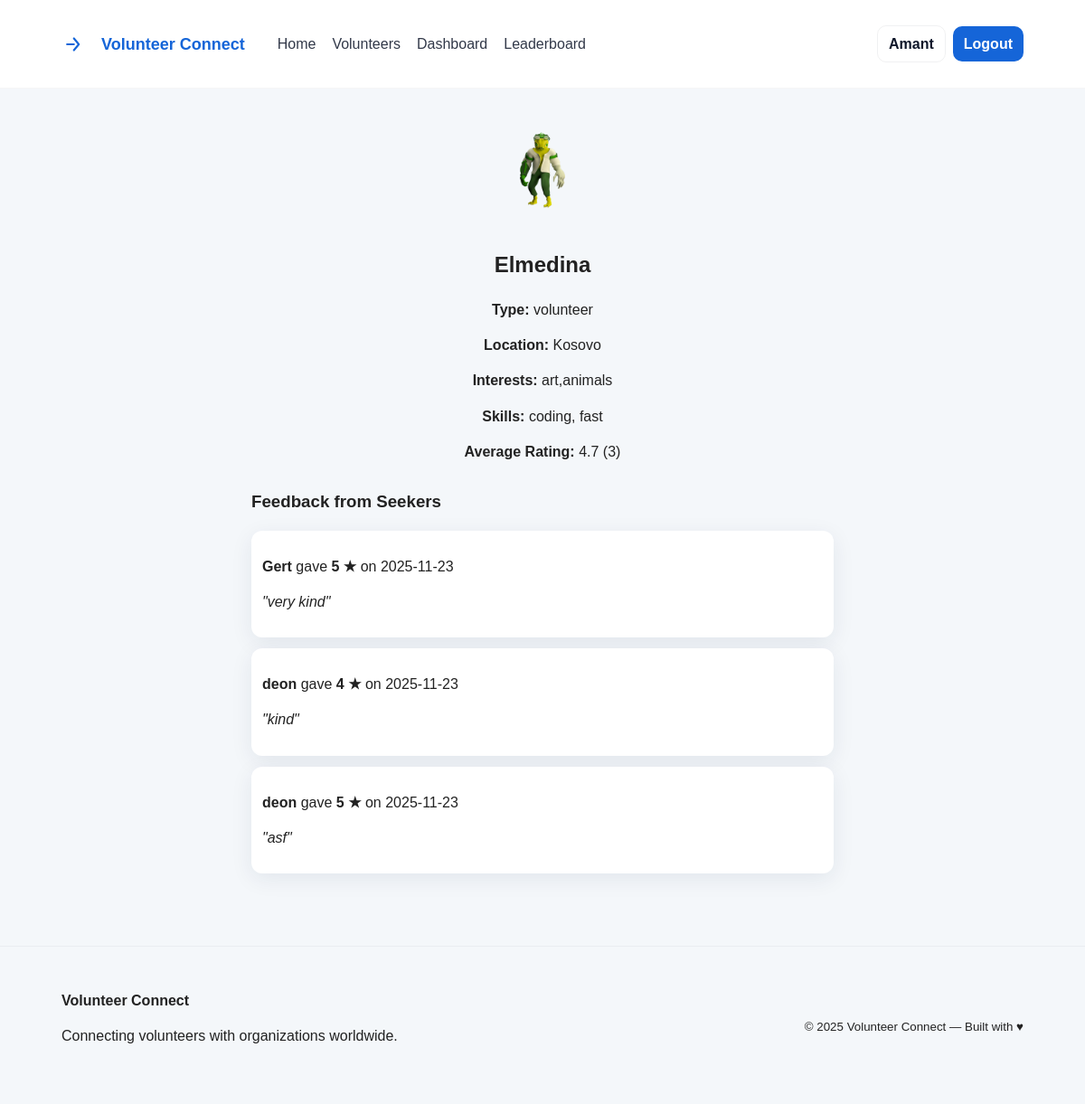
Page /public/profile_view.php?id=6 (signed in) on the committed database.
### tables this page shows
CREATE TABLE `users` (
  `id` int(11) NOT NULL,
  `email` varchar(255) NOT NULL,
  `password` varchar(255) NOT NULL,
  `user_type` enum('volunteer','seeker') NOT NULL,
  `name` varchar(120) DEFAULT NULL,
  `interests` text DEFAULT NULL,
  `skills` text DEFAULT NULL,
  `bio` text DEFAULT NULL,
  `location` varchar(255) DEFAULT NULL,
  `photo` varchar(255) DEFAULT NULL,
  `created_at` timestamp NOT NULL DEFAULT current_timestamp(),
  `is_admin` tinyint(1) DEFAULT 0,
  `availability` varchar(50) DEFAULT NULL
);

CREATE TABLE `ratings` (
  `id` int(11) NOT NULL,
  `volunteer_id` int(11) NOT NULL,
  `seeker_id` int(11) NOT NULL,
  `place_id` int(11) NOT NULL,
  `rating` tinyint(4) NOT NULL CHECK (`rating` between 1 and 5),
  `created_at` timestamp NOT NULL DEFAULT current_timestamp(),
  `message` text DEFAULT NULL
);

### includes/init.php (called while the page is built, shortened)
<?php
$user = 'root';
function e($str) {
    return htmlspecialchars($str, ENT_QUOTES, 'UTF-8');
}
function is_logged_in() {
    return isset($_SESSION['user_id']);
}
function current_user($pdo) {
    $stmt = $pdo->prepare('SELECT * FROM users WHERE id = ?');
    $stmt->execute([$_SESSION['user_id']]);
    $user = $stmt->fetch();
    return $user;
}

### public/profile_view.php (the view, shortened to what this page needs)
<?php
require_once __DIR__ . '/../includes/init.php';
$profile_id = (int)($_GET['id'] ?? 0);
$stmt = $pdo->prepare('SELECT * FROM users WHERE id = ?');
$stmt->execute([$profile_id]);
$user_profile = $stmt->fetch();
$stmt = $pdo->prepare('
    SELECT r.rating, r.message AS feedback, r.created_at, u.name AS seeker_name
    FROM ratings r
    JOIN users u ON r.seeker_id = u.id
    WHERE r.volunteer_id = ?
    ORDER BY r.created_at DESC
');
$stmt->execute([$profile_id]);
$ratings = $stmt->fetchAll();
$total_ratings = count($ratings);
$avg_rating = $total_ratings > 0 ? round(array_sum(array_column($ratings,'rating'))/$total_ratings,1) : 0;
require_once __DIR__ . '/../includes/header.php';
?>
<div class="vc-container" style="max-width:700px;padding-top:40px;">
  <div style="text-align:center;margin-bottom:30px;">
    <img src="uploads/avatars/<?php echo e($user_profile['photo'] ?? 'avatar1.png'); ?>" style="width:100px;height:100px;border-radius:50%;margin-bottom:12px;">
    <h2><?php echo e($user_profile['name'] ?: 'User #' . e($user_profile['id'])); ?></h2>
    <p><strong>Type:</strong> <?php echo e($user_profile['user_type']); ?></p>
    <p><strong>Location:</strong> <?php echo e($user_profile['location']); ?></p>
    <p><strong>Interests:</strong> <?php echo e($user_profile['interests']); ?></p>
    <p><strong>Skills:</strong> <?php echo e($user_profile['skills']); ?></p>
    <p><strong>Average Rating:</strong> <?php echo $avg_rating ?: 'No ratings yet'; ?> <?php if($total_ratings) echo "($total_ratings)"; ?></p>
  </div>
  <h3>Feedback from Seekers</h3>
  <?php if(empty($ratings)): ?>
      <p>No feedback yet.</p>
  <?php else: ?>
      <?php foreach($ratings as $r): ?>
          <div style="background:var(--card);padding:12px;border-radius:12px;margin-bottom:12px;box-shadow:var(--shadow);">
              <p><strong><?php echo e($r['seeker_name']); ?></strong> gave <strong><?php echo e($r['rating']); ?> ★</strong> on <?php echo date('Y-m-d', strtotime($r['created_at'])); ?></p>
              <?php if($r['feedback']): ?>
                  <p><em>"<?php echo nl2br(e($r['feedback'])); ?>"</em></p>
              <?php endif; ?>
          </div>
      <?php endforeach; ?>
  <?php endif; ?>
</div>
<?php require_once __DIR__ . '/../includes/footer.php'; ?>

### includes/header.php (shortened to what this page needs)
<?php
require_once __DIR__ . '/init.php';
$user = current_user($pdo);
$current_page = basename($_SERVER['PHP_SELF']);
?>
<!doctype html>
<html lang="en">
<head>
  <link rel="stylesheet" href="css/styles.css">
</head>
<body>
<header class="vc-header">
  <div class="vc-container header-inner">
    <div class="brand">
      <a href="index.php" class="logo">
        <span class="brand-text">Volunteer Connect</span>
      </a>
    </div>
    <nav class="nav">
      <a href="index.php" class="<?php echo $current_page == 'index.php' ? 'active' : ''; ?>">Home</a>
      <a href="search.php" class="<?php echo $current_page == 'search.php' ? 'active' : ''; ?>">Volunteers</a>
      <a href="dashboard.php" class="<?php echo $current_page == 'dashboard.php' ? 'active' : ''; ?>">Dashboard</a>
      <a href="leaderboard.php" class="<?php echo $current_page == 'leaderboard.php' ? 'active' : ''; ?>">Leaderboard</a>
    </nav>
    <div class="auth">
      <?php if ($user): ?>
        <a class="btn btn-ghost" href="profile.php"><?php echo e($user['name'] ?: $user['email']); ?></a>
        <a class="btn btn-primary" href="logout.php">Logout</a>
      <?php else: ?>
        <a class="btn btn-ghost" href="login.php">Login</a>
        <a class="btn btn-primary" href="register.php">Sign Up</a>
      <?php endif; ?>
    </div>
  </div>
</header>
<main>

### public/css/styles.css (style rules this page uses)
:root { --bg: #f5f7fb; --card: #ffffff; --muted: #6b7280; --accent: linear-gradient(90deg,#2b8ef7 0%,#5bd17a 100%); --primary: #1565d8; --radius: 12px; --shadow: 0 6px 24px rgba(13, 42, 80, 0.08); --glass: rgba(255,255,255,0.65); }
* { box-sizing:border-box }
html,body { height:100% }
body { margin:0; font-family: "Inter", system-ui, -apple-system, "Segoe UI", Roboto, "Helvetica Neue", Arial; background: var(--bg); color:#0f172a; -webkit-font-smoothing:antialiased; -moz-osx-font-smoothing:grayscale; line-height:1.45; }
.vc-container { max-width:1120px;margin:0 auto;padding:28px }
.vc-header { background:#fff;border-bottom:1px solid rgba(15,23,42,0.04);position:sticky;top:0;z-index:80 }
.header-inner { display:flex;align-items:center;gap:16px }
.brand { display:flex;align-items:center }
.logo { display:flex;align-items:center;gap:10px;text-decoration:none;color:var(--primary);font-weight:700 }
.brand-text { font-size:18px }
.nav { margin-left:20px;display:flex;gap:18px;align-items:center }
.nav a { color:#0f172a;text-decoration:none;font-weight:500;opacity:0.85 }
.auth { margin-left:auto;display:flex;gap:8px;align-items:center }
.btn { display:inline-block;padding:10px 14px;border-radius:10px;text-decoration:none;font-weight:600;cursor:pointer }
.btn-ghost { background:transparent;border:1px solid rgba(15,23,42,0.06);color:#0f172a;padding:8px 12px;border-radius:10px }
.btn-primary { background:var(--primary);color:#fff;border:none;padding:8px 12px;border-radius:10px }
body { margin: 0; padding: 0; font-family: "Poppins", sans-serif; background: #f4f7fa; color: #222; }

### rows in the picture
users: name "Amant"
users: photo (picture), name "Elmedina", user_type "volunteer", location "Kosovo", interests "art,animals", skills "coding, fast"
ratings: seeker.name "Gert", rating "5", created_at "2025-11-23", message "very kind"
ratings: seeker.name "deon", rating "4", created_at "2025-11-23", message "kind"
ratings: seeker.name "deon", rating "5", created_at "2025-11-23", message "asf"

### other values in the picture
$avg_rating ?: 'No ratings yet' "4.7"
$total_ratings "3"
